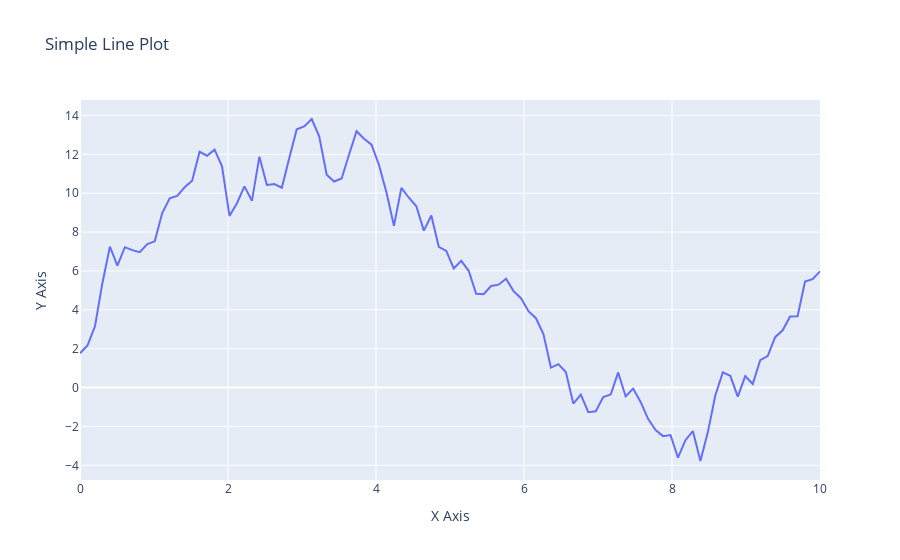

Notebook source saved alongside this figure:
### Markdown cell above
20. Using Plotly, create a basic line plot of a randomly generated dataset, label the axes, and set the title as 'Simple Line Plot'

### Code cell
import numpy as np
import plotly.graph_objects as go

np.random.seed(0)  
x = np.linspace(0, 10, 100)
y = np.random.normal(0, 1, 100).cumsum()  

fig = go.Figure()

fig.add_trace(go.Scatter(x=x, y=y, mode='lines', name='Random Data'))

fig.update_layout(
    title='Simple Line Plot',
    xaxis_title='X Axis',
    yaxis_title='Y Axis'
)

fig.show()
